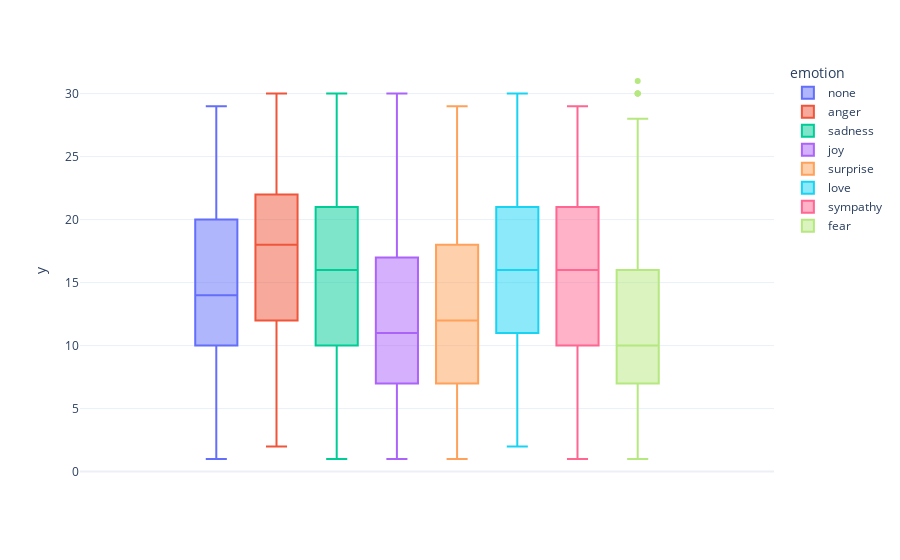

Notebook code cell kept with this figure:
### Code cell
px.box(df, y=df["text"].astype(str).apply(lambda x: len(x.split())),
       color='emotion', template='plotly_white')

### Figure 1 — Plotly figure (JSON) as saved in the notebook; plotly's stock layout.template omitted (floating-point values rounded to 4 significant figures; data arrays with more than 128 entries replaced by an {"elided": "..."} marker saying what was removed)
{"data": [{"alignmentgroup": "True", "hovertemplate": "emotion=none<br>y=%{y}<extra></extra>", "legendgroup": "none", "marker": {"color": "#636efa"}, "name": "none", "notched": false, "offsetgroup": "none", "orientation": "v", "showlegend": true, "type": "box", "x0": " ", "xaxis": "x", "y": {"elided": "1239 int values"}, "y0": " ", "yaxis": "y"}, {"alignmentgroup": "True", "hovertemplate": "emotion=anger<br>y=%{y}<extra></extra>", "legendgroup": "anger", "marker": {"color": "#EF553B"}, "name": "anger", "notched": false, "offsetgroup": "anger", "orientation": "v", "showlegend": true, "type": "box", "x0": " ", "xaxis": "x", "y": {"elided": "1157 int values"}, "y0": " ", "yaxis": "y"}, {"alignmentgroup": "True", "hovertemplate": "emotion=sadness<br>y=%{y}<extra></extra>", "legendgroup": "sadness", "marker": {"color": "#00cc96"}, "name": "sadness", "notched": false, "offsetgroup": "sadness", "orientation": "v", "showlegend": true, "type": "box", "x0": " ", "xaxis": "x", "y": {"elided": "1021 int values"}, "y0": " ", "yaxis": "y"}, {"alignmentgroup": "True", "hovertemplate": "emotion=joy<br>y=%{y}<extra></extra>", "legendgroup": "joy", "marker": {"color": "#ab63fa"}, "name": "joy", "notched": false, "offsetgroup": "joy", "orientation": "v", "showlegend": true, "type": "box", "x0": " ", "xaxis": "x", "y": {"elided": "1010 int values"}, "y0": " ", "yaxis": "y"}, {"alignmentgroup": "True", "hovertemplate": "emotion=surprise<br>y=%{y}<extra></extra>", "legendgroup": "surprise", "marker": {"color": "#FFA15A"}, "name": "surprise", "notched": false, "offsetgroup": "surprise", "orientation": "v", "showlegend": true, "type": "box", "x0": " ", "xaxis": "x", "y": {"elided": "838 int values"}, "y0": " ", "yaxis": "y"}, {"alignmentgroup": "True", "hovertemplate": "emotion=love<br>y=%{y}<extra></extra>", "legendgroup": "love", "marker": {"color": "#19d3f3"}, "name": "love", "notched": false, "offsetgroup": "love", "orientation": "v", "showlegend": true, "type": "box", "x0": " ", "xaxis": "x", "y": {"elided": "974 int values"}, "y0": " ", "yaxis": "y"}, {"alignmentgroup": "True", "hovertemplate": "emotion=sympathy<br>y=%{y}<extra></extra>", "legendgroup": "sympathy", "marker": {"color": "#FF6692"}, "name": "sympathy", "notched": false, "offsetgroup": "sympathy", "orientation": "v", "showlegend": true, "type": "box", "x0": " ", "xaxis": "x", "y": {"elided": "820 int values"}, "y0": " ", "yaxis": "y"}, {"alignmentgroup": "True", "hovertemplate": "emotion=fear<br>y=%{y}<extra></extra>", "legendgroup": "fear", "marker": {"color": "#B6E880"}, "name": "fear", "notched": false, "offsetgroup": "fear", "orientation": "v", "showlegend": true, "type": "box", "x0": " ", "xaxis": "x", "y": {"elided": "941 int values"}, "y0": " ", "yaxis": "y"}], "layout": {"boxmode": "group", "legend": {"title": {"text": "emotion"}, "tracegroupgap": 0}, "margin": {"t": 60}, "xaxis": {"anchor": "y", "domain": [0, 1]}, "yaxis": {"anchor": "x", "domain": [0, 1], "title": {"text": "y"}}}}
